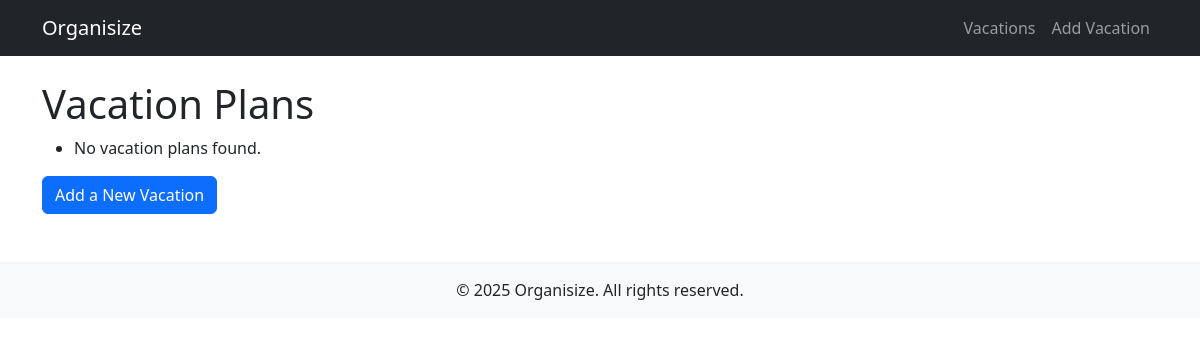
The app's page /vacations/, older data.
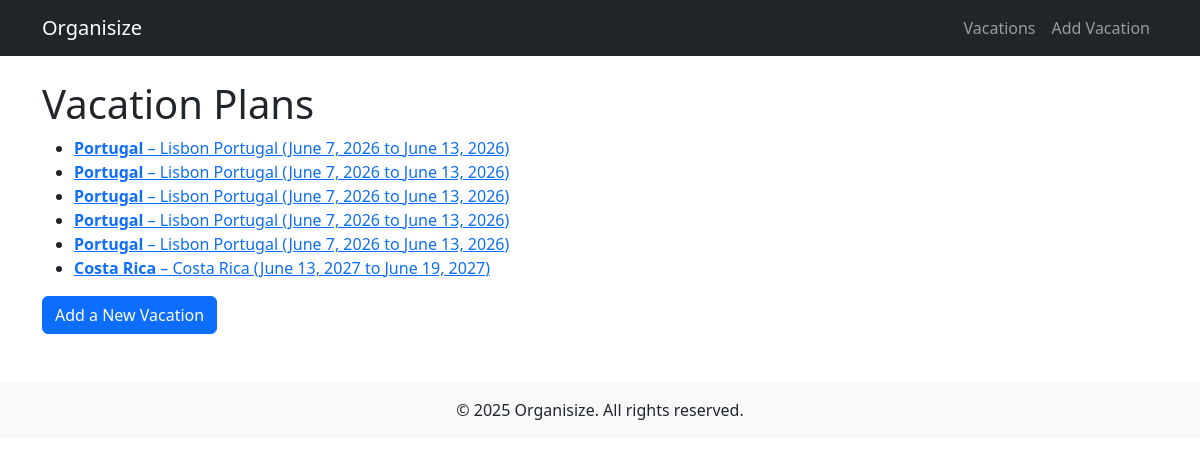
The same page, newer data.
### planner/models.py (models this page shows, shortened)
class VacationPlan(models.Model):
    TRIP_TYPE_CHOICES = [
        ("planned", "Planned"),
        ("booked", "Booked"),
    ]
    title = models.CharField(max_length=200)
    destination = models.CharField(max_length=200)
    start_date = models.DateField()
    end_date = models.DateField()
    trip_type = models.CharField(
        max_length=10, choices=TRIP_TYPE_CHOICES, default="planned"
    )
    estimated_cost = models.DecimalField(
        max_digits=10, decimal_places=2, null=True, blank=True
    )
    actual_cost = models.DecimalField(
        max_digits=10, decimal_places=2, null=True, blank=True
    )
    whos_going = models.TextField(blank=True)
    notes = models.TextField(default="", blank=True)

### planner/views.py (the view)
# urls.py: path("vacations/", views.vacation_list, name="vacation_list"),
def vacation_list(request):
    vacations = VacationPlan.objects.all()
    return render(request, "planner/vacation_list.html", {"vacations": vacations})

### planner/templates/planner/vacation_list.html
{% extends "base.html" %}
{% block content %}
<h1>Vacation Plans</h1>
<ul>
    {% for vacation in vacations %}
    <li>
        <a href="{% url 'vacation_detail' vacation.id %}">
            <strong>{{ vacation.title }}</strong> – {{ vacation.destination }}
            ({{ vacation.start_date|date:"F j, Y" }} to {{ vacation.end_date|date:"F j, Y" }})
        </a>
    </li>
    {% empty %}
    <li>No vacation plans found.</li>
    {% endfor %}
</ul>
<p><a class="btn btn-primary" href="{% url 'create_vacation' %}">Add a New Vacation</a></p>
{% endblock %}

### planner/templates/base.html (shortened to what this page needs)
<!DOCTYPE html>
<html lang="en">
<head>
    <link href="https://cdn.jsdelivr.net/npm/bootstrap@5.3.0/dist/css/bootstrap.min.css" rel="stylesheet">
</head>
<body>
    <nav class="navbar navbar-expand-lg navbar-dark bg-dark">
        <div class="container">
            <a class="navbar-brand" href="{% url 'vacation_list' %}">Organisize</a>
            <div class="collapse navbar-collapse" id="navbarNav">
                <ul class="navbar-nav ms-auto">
                    <li class="nav-item">
                        <a class="nav-link" href="{% url 'vacation_list' %}">Vacations</a>
                    </li>
                    <li class="nav-item">
                        <a class="nav-link" href="{% url 'create_vacation' %}">Add Vacation</a>
                    </li>
                </ul>
            </div>
        </div>
    </nav>
    <div class="container mt-4">
        {% block content %}{% endblock %}
    </div>
    <footer class="bg-light text-center mt-5 py-3">
        <p class="mb-0">&copy; {{ year|default:"2025" }} Organisize. All rights reserved.</p>
    </footer>
</body>
</html>

Row changes from the older to the newer data that the page shows:
added VacationPlan: title "Portugal", destination "Lisbon Portugal", start_date "June 7, 2026", end_date "June 13, 2026"
added VacationPlan: title "Portugal", destination "Lisbon Portugal", start_date "June 7, 2026", end_date "June 13, 2026"
added VacationPlan: title "Portugal", destination "Lisbon Portugal", start_date "June 7, 2026", end_date "June 13, 2026"
added VacationPlan: title "Portugal", destination "Lisbon Portugal", start_date "June 7, 2026", end_date "June 13, 2026"
added VacationPlan: title "Portugal", destination "Lisbon Portugal", start_date "June 7, 2026", end_date "June 13, 2026"
added VacationPlan: title "Costa Rica", destination "Costa Rica", start_date "June 13, 2027", end_date "June 19, 2027"
Text that changed along with them:
text no longer shown: "No vacation plans found."
